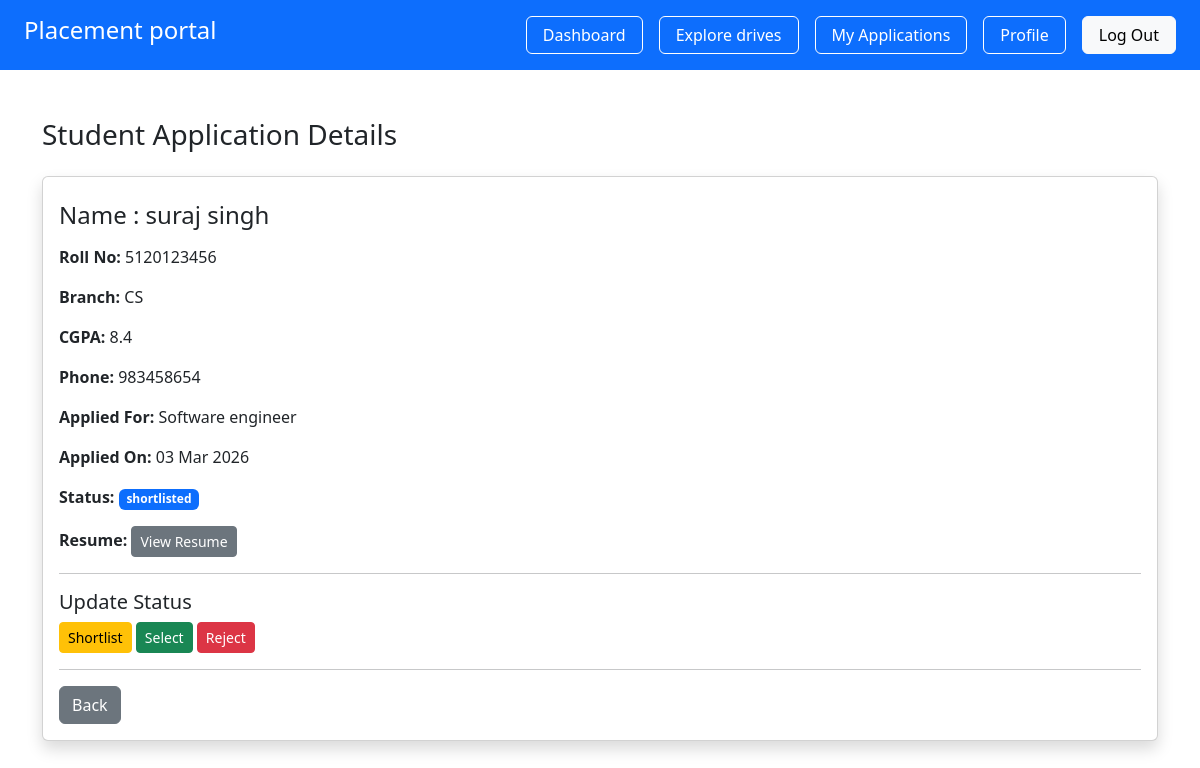
Page /company/application/1 (signed in) on the earlier database version.
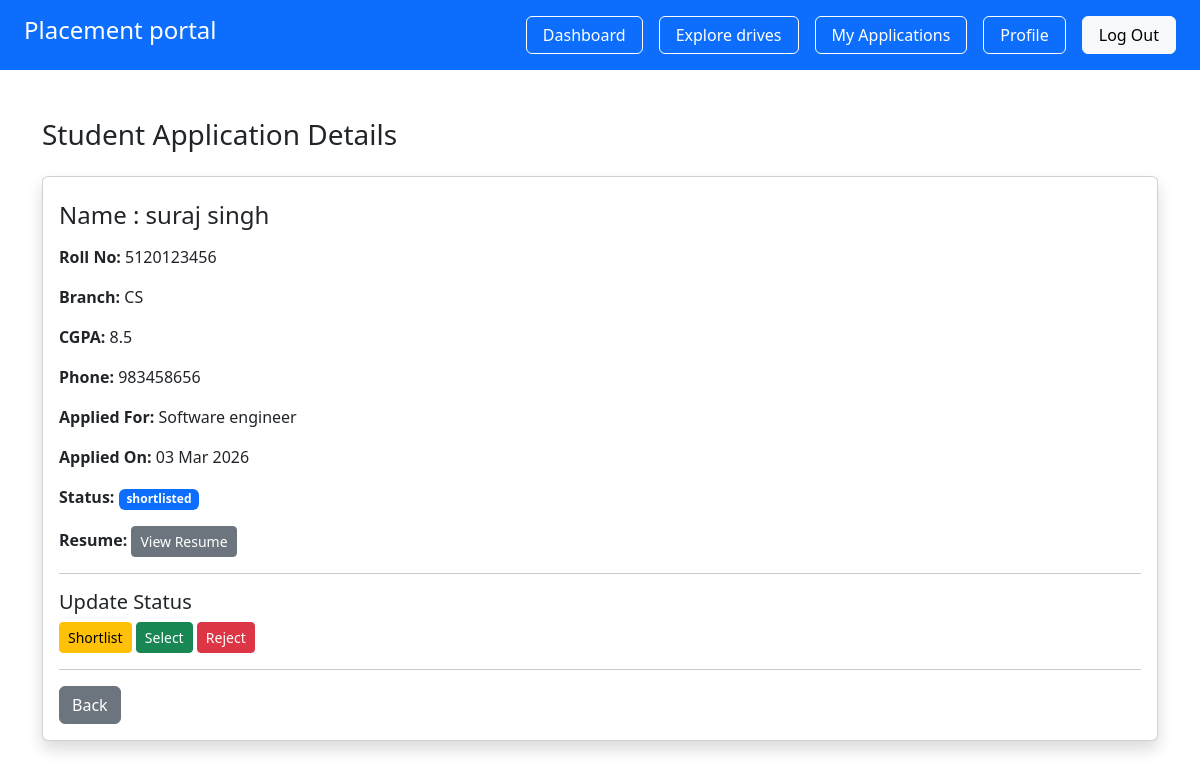
Same page on the later database version.
### app/models.py (models this page shows, shortened)
class Student(db.Model):
     __tablename__ = "students"
     id = db.Column(db.Integer, primary_key=True )
     user_id = db.Column(db.Integer, db.ForeignKey("users.id"), nullable=False)
     name = db.Column(db.String(100), nullable=False)
     roll_no = db.Column(db.String(50), unique=True, nullable=False)
     branch= db.Column(db.String(50))
     cgpa=db.Column(db.Float)
     phone = db.Column(db.String(15))
     resume = db.Column(db.String(200))
     is_blacklisted = db.Column(db.Boolean, default=False)
     user = db.relationship("User", backref=db.backref("student", uselist=False), uselist=False )

### app/company/routes.py (the view)
@company.route("/company/application/<int:app_id>")
@login_required
def application_detail(app_id):
    application = Application.query.get_or_404(app_id)
    return render_template(
        "company/application_detail.html",
        application=application
    )

### app/__init__.py (called while the page is built)
@login_manager.user_loader
def load_user(user_id):
    from app.models import User
    return User.query.get(int(user_id))

### app/templates/company/application_detail.html
{% extends 'base.html' %}
{% block content %}
<div class="container mt-5">
    <h3 class="mb-4">Student Application Details</h3>
    <div class="card shadow">
        <div class="card-body">
            <h4 class="card-title py-2 "> Name : {{ application.student.name }}</h4>
            <p><strong>Roll No:</strong> {{ application.student.roll_no }}</p>
            <p><strong>Branch:</strong> {{ application.student.branch }}</p>
            <p><strong>CGPA:</strong> {{ application.student.cgpa }}</p>
            <p><strong>Phone:</strong> {{ application.student.phone }}</p>
            <p><strong>Applied For:</strong> {{ application.drive.job_title }}</p>
            <p><strong>Applied On:</strong> {{ application.applied_on.strftime('%d %b %Y') }}</p>
            <p><strong>Status:</strong>
                <span class="badge bg-primary">
                    {{ application.status }}
                </span>
            </p>
            {% if application.student.resume %}
            <p>
                <strong>Resume:</strong>
                <a href="{{ url_for('static', filename='uploads/' + application.student.resume) }}"
                   target="_blank"
                   class="btn btn-sm btn-secondary">
                   View Resume
                </a>
            </p>
            {% endif %}
            <hr>
          <h5>Update Status</h5>
                <form action="{{ url_for('company.update_application_status', app_id=application.id, status='shortlisted') }}" method="POST" style="display:inline;">
                    <button class="btn btn-warning btn-sm">Shortlist</button>
                </form>
                <form action="{{ url_for('company.update_application_status', app_id=application.id, status='selected') }}" method="POST" style="display:inline;">
                    <button class="btn btn-success btn-sm">Select</button>
                </form>
                <form action="{{ url_for('company.update_application_status', app_id=application.id, status='rejected') }}" method="POST" style="display:inline;">
                    <button class="btn btn-danger btn-sm">Reject</button>
                </form>
               <hr>
            <a href="{{ url_for('company.view_application', id=application.drive.id) }}"
               class="btn btn-secondary">
               Back
            </a>
        </div>
    </div>
</div>
{% endblock %}

Differences in the rows shown:
changed Student "suraj singh": student.cgpa "8.4" → "8.5"; student.phone "983458654" → "983458656"
